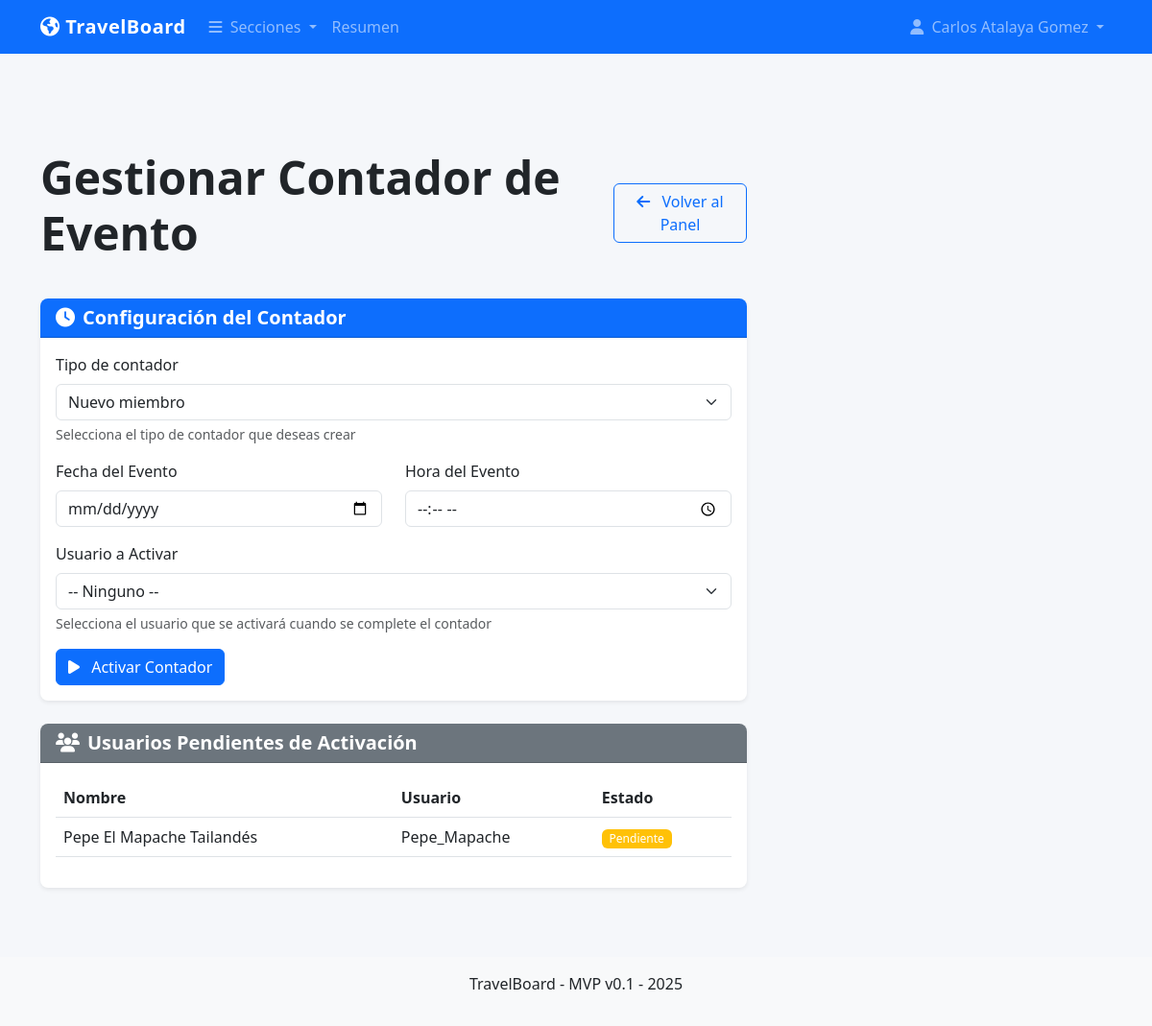
The page /auth/admin/countdown (signed in) on the database its author committed.
### models.py (models this page shows, shortened)
class User(UserMixin, db.Model):
    id = db.Column(db.Integer, primary_key=True)
    username = db.Column(db.String(80), unique=True, nullable=False)
    password_hash = db.Column(db.String(200), nullable=False)
    name = db.Column(db.String(100), nullable=False)
    phone = db.Column(db.String(20), nullable=True)
    is_admin = db.Column(db.Boolean, default=False)
    is_active_member = db.Column(db.Boolean, default=True)  # Campo para activación

### auth.py (the view, shortened to what this page needs)
@auth.route('/admin/countdown', methods=['GET', 'POST'])
@login_required
@admin_required
def manage_countdown():
    countdown = CountdownEvent.query.first()
    inactive_users = User.query.filter_by(is_active_member=False).all()
    return render_template('admin/countdown.html',
                         countdown=countdown,
                         inactive_users=inactive_users)

### app.py (called while the page is built)
@app.context_processor
def utility_processor():
    return {
        'timedelta': timedelta
    }

@app.template_filter('now')
def get_now():
    return datetime.now()

@login_manager.user_loader
def load_user(user_id):
    return User.query.get(int(user_id))

@app.before_request
def check_initial_setup():
    public_endpoints = ['static', 'setup', 'auth.login', 'auth.logout']
    if request.endpoint in public_endpoints:
        return None
    user_count = User.query.count()
    if user_count == 0 and request.endpoint != 'setup':
        return redirect(url_for('setup'))
    if not current_user.is_authenticated and request.endpoint not in public_endpoints:
        return redirect(url_for('auth.login'))

### auth.py (called while the page is built)
def admin_required(f):
    @wraps(f)
    def decorated_function(*args, **kwargs):
        if not current_user.is_authenticated or not current_user.is_admin:
            flash('Se requieren permisos de administrador para acceder a esta página', 'danger')
            return redirect(url_for('auth.login'))
        return f(*args, **kwargs)
    return decorated_function

### templates/admin/countdown.html (shortened to what this page needs)
{% extends "base.html" %}
{% block content %}
<div class="d-flex justify-content-between align-items-center mb-4">
    <h1 class="display-5">Gestionar Contador de Evento</h1>
    <a href="{{ url_for('auth.admin_panel') }}" class="btn btn-outline-primary">
        <i class="fas fa-arrow-left me-2"></i> Volver al Panel
    </a>
</div>
<div class="card">
    <div class="card-header bg-primary text-white">
        <h5 class="mb-0"><i class="fas fa-clock me-2"></i>Configuración del Contador</h5>
    </div>
    <div class="card-body">
        {% if countdown and countdown.is_active %}
            <div class="alert alert-info">
                <i class="fas fa-info-circle me-2"></i>
                Contador activo para: {{ countdown.event_datetime.strftime('%d/%m/%Y %H:%M') }}
                {% if countdown.countdown_type == "new_member" and countdown.user_to_activate %}
                    <br>Usuario a activar: {{ countdown.user_to_activate.name }}
                {% endif %}
                {% if countdown.countdown_type == "custom" %}
                    <br>Tipo: Mensaje personalizado
                    <br>Mensaje: "{{ countdown.message }}"
                {% else %}
                    <br>Tipo: Nuevo miembro
                {% endif %}
            </div>
            <form method="POST" class="d-inline">
                <input type="hidden" name="action" value="deactivate">
                <button type="submit" class="btn btn-danger">
                    <i class="fas fa-stop me-2"></i> Desactivar Contador
                </button>
            </form>
        {% else %}
            <form method="POST">
                <div class="mb-3">
                    <label for="countdown_type" class="form-label">Tipo de contador</label>
                    <select class="form-select" id="countdown_type" name="countdown_type" onchange="toggleCountdownFields()">
                        <option value="new_member">Nuevo miembro</option>
                    </select>
                    <div class="form-text">Selecciona el tipo de contador que deseas crear</div>
                </div>
                <div class="row mb-3">
                    <div class="col-md-6">
                        <label for="event_date" class="form-label">Fecha del Evento</label>
                        <input type="date" class="form-control" id="event_date" name="event_date" required>
                    </div>
                    <div class="col-md-6">
                        <label for="event_time" class="form-label">Hora del Evento</label>
                        <input type="time" class="form-control" id="event_time" name="event_time" required>
                    </div>
                </div>
                <div id="new_member_fields">
                    <div class="mb-3">
                        <label for="user_id" class="form-label">Usuario a Activar</label>
                        <select class="form-select" id="user_id" name="user_id">
                            <option value="">-- Ninguno --</option>
                        </select>
                        <div class="form-text">Selecciona el usuario que se activará cuando se complete el contador</div>
                    </div>
                </div>
                <button type="submit" class="btn btn-primary">
                    <i class="fas fa-play me-2"></i> Activar Contador
                </button>
            </form>
        {% endif %}
    </div>
</div>
<div class="card mt-4">
    <div class="card-header bg-secondary text-white">
        <h5 class="mb-0"><i class="fas fa-users me-2"></i>Usuarios Pendientes de Activación</h5>
    </div>
    <div class="card-body">
        {% if inactive_users %}
            <table class="table">
                <thead>
                    <tr>
                        <th>Nombre</th>
                        <th>Usuario</th>
                        <th>Estado</th>
                    </tr>
                </thead>
                <tbody>
                    {% for user in inactive_users %}
                        <tr>
                            <td>{{ user.name }}</td>
                            <td>{{ user.username }}</td>
                            <td>
                                <span class="badge bg-warning">Pendiente</span>
                            </td>
                        </tr>
                    {% endfor %}
                </tbody>
            </table>
        {% else %}
            <p class="text-muted">No hay usuarios pendientes de activación</p>
        {% endif %}
    </div>
</div>
{% endblock %}

### templates/base.html (shortened to what this page needs)
<!DOCTYPE html>
<html lang="es">
<head>
    <link href="https://cdn.jsdelivr.net/npm/bootstrap@5.3.0/dist/css/bootstrap.min.css" rel="stylesheet">
    <link rel="stylesheet" href="https://cdnjs.cloudflare.com/ajax/libs/font-awesome/6.4.0/css/all.min.css">
    <link rel="stylesheet" href="{{ url_for('static', filename='css/main.css') }}">
    <link rel="stylesheet" href="{{ url_for('static', filename='css/responsive.css') }}">
    <link rel="stylesheet" href="{{ url_for('static', filename='css/mvp_daily.css') }}">
</head>
<body>
    <header class="fixed-top">
        <nav class="navbar navbar-expand-lg navbar-dark bg-primary">
            <div class="container">
                <a class="navbar-brand" href="/">
                    <i class="fas fa-globe-americas"></i> TravelBoard
                </a>
                <div class="collapse navbar-collapse" id="mainNav">
                    <ul class="navbar-nav me-auto">
                        <li class="nav-item dropdown">
                            <a class="nav-link dropdown-toggle" href="#" id="sectionDropdown" role="button" data-bs-toggle="dropdown" aria-expanded="false">
                                <i class="fas fa-bars me-1"></i> Secciones
                            </a>
                        </li>
                        <li class="nav-item">
                            <a class="nav-link" href="/#overview">Resumen</a>
                        </li>
                    </ul>
                    <ul class="navbar-nav">
                        {% if current_user.is_authenticated %}
                            <li class="nav-item dropdown">
                                <a class="nav-link dropdown-toggle" href="#" id="userDropdown" role="button" data-bs-toggle="dropdown" aria-expanded="false">
                                    <i class="fas fa-user me-1"></i> {{ current_user.name }}
                                </a>
                            </li>
                        {% else %}
                            <li class="nav-item">
                                <a class="nav-link" href="{{ url_for('auth.login') }}">
                                    <i class="fas fa-sign-in-alt me-1"></i> Iniciar sesión
                                </a>
                            </li>
                        {% endif %}
                    </ul>
                </div>
            </div>
        </nav>
    </header>
    <main class="container mt-5 pt-5">
        <div class="row">
            <div class="col-lg-8 mb-4">
                {% block content %}{% endblock %}
            </div>
            <div class="col-lg-4">
            </div>
        </div>
    </main>
    <footer class="mt-5 py-3 bg-light">
        <div class="container text-center">
            <p>TravelBoard - MVP v0.1 - {% if current_date %}{{ current_date.strftime('%Y') }}{% else %}{{ now().year }}{% endif %}</p>
        </div>
    </footer>
</body>
</html>

### static/css/main.css (style rules this page uses)
:root { --primary-color: #0d6efd; --secondary-color: #6c757d; --accent-color: #fd7e14; --success-color: #198754; --info-color: #0dcaf0; --warning-color: #ffc107; --danger-color: #dc3545; --light-color: #f8f9fa; --dark-color: #212529; }
body { font-family: 'Segoe UI', Tahoma, Geneva, Verdana, sans-serif; background-color: #f5f7fa; color: var(--dark-color); padding-top: 60px; }
a { color: var(--primary-color); text-decoration: none; transition: color 0.2s ease-in-out; }
.navbar-brand { font-weight: 700; letter-spacing: 0.5px; }
.card { border: none; border-radius: 0.5rem; box-shadow: 0 0.125rem 0.25rem rgba(0, 0, 0, 0.075); transition: transform 0.2s ease-in-out, box-shadow 0.2s ease-in-out; }
.card-header { border-radius: 0.5rem 0.5rem 0 0 !important; font-weight: 600; }
h1, h2, h3, h4, h5, h6 { font-weight: 600; margin-bottom: 1rem; }
.display-5, .display-6 { font-weight: 600; }
.badge { font-weight: 500; padding: 0.35em 0.65em; border-radius: 0.375rem; }
html { scroll-behavior: smooth; scroll-padding-top: 70px; }

### static/css/responsive.css (style rules this page uses)
@media (prefers-reduced-motion: no-preference) { .nav-item { transition: all 0.2s ease; } }

### rows shown on the page
User: name "Carlos Atalaya Gomez"
User: name "Pepe El Mapache Tailandés", username "Pepe_Mapache"
